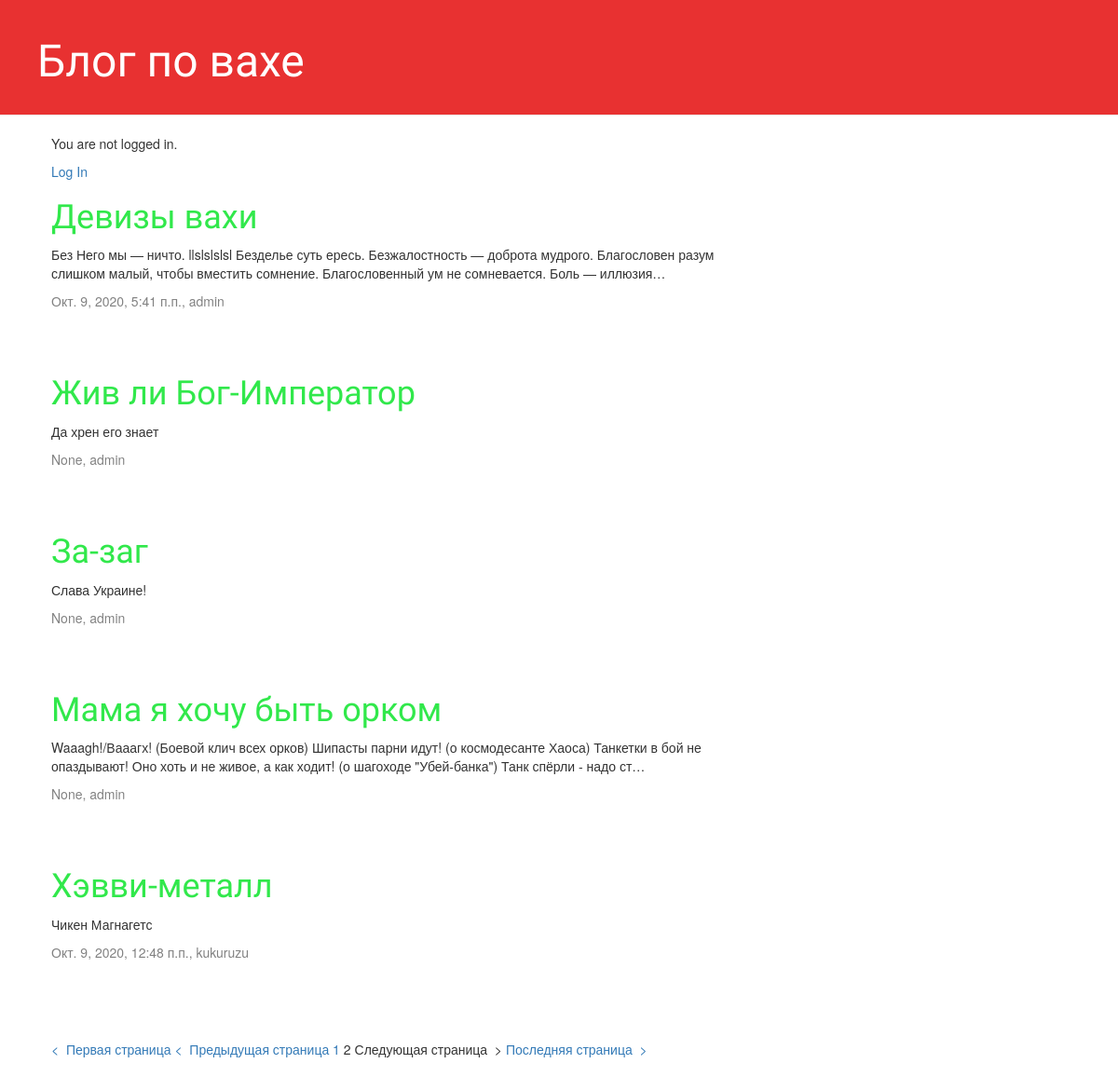
Page /?page=3 on the earlier database version.
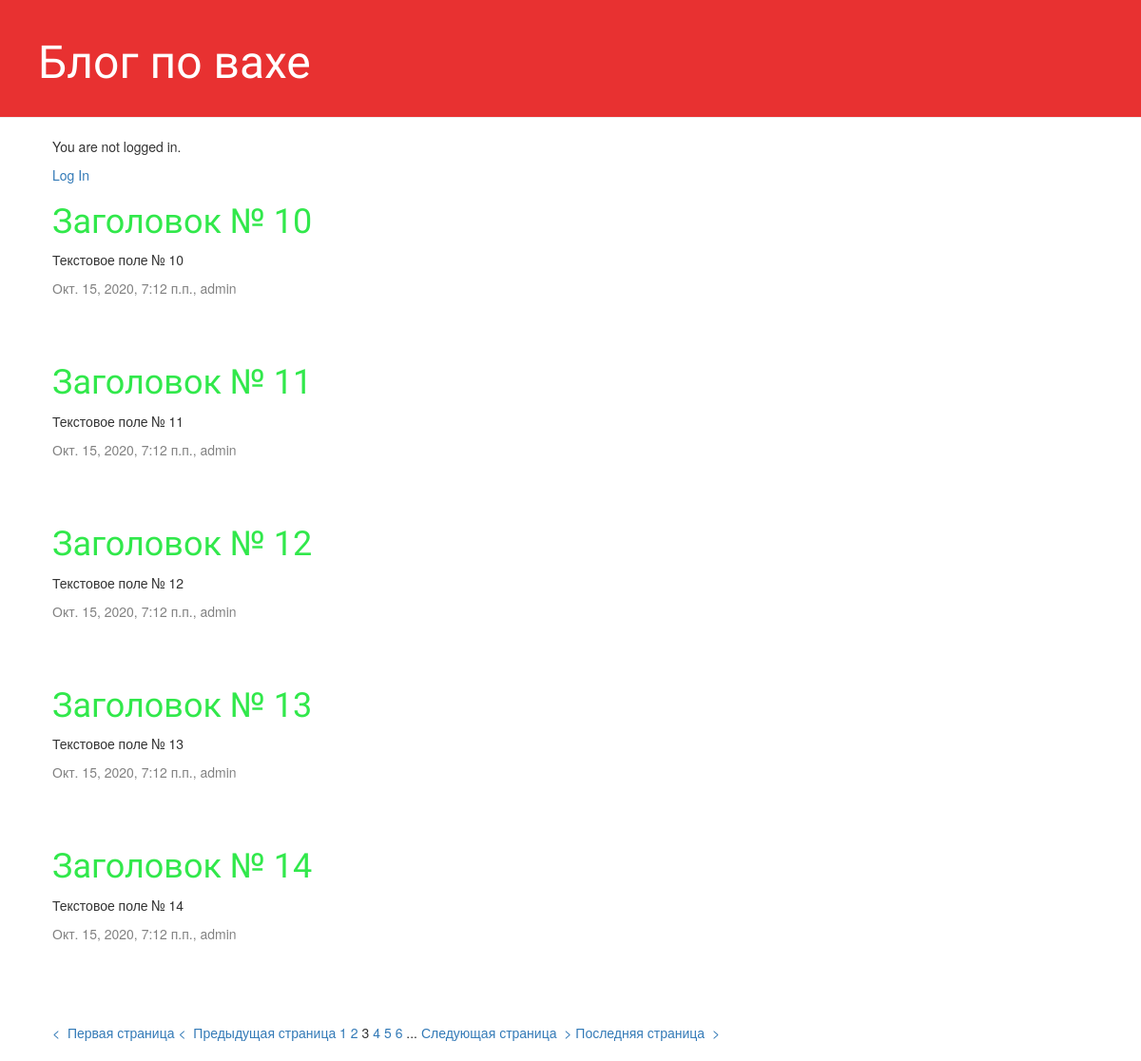
Same page on the later database version.
### blog/models.py (models this page shows, shortened)
class Post(models.Model):
    author = models.ForeignKey(settings.AUTH_USER_MODEL, on_delete=models.CASCADE)
    title = models.CharField(max_length=200)
    text = models.TextField()
    created_datetime = models.DateTimeField(default=timezone.now)
    published_date = models.DateTimeField(blank = True, null = True)

### blog/views.py (the view)
# urls.py: path('', views.post_list, name='post_list'),
def post_list(request):
    posts = Post.objects.all().order_by('title')
    paginator = Paginator(posts, 5)
    page = request.GET.get('page')
    try:
        posts = paginator.page(page)
    except PageNotAnInteger:
        posts = paginator.page(1)
    except EmptyPage:
        posts = paginator.page(paginator.num_pages)
    return render(request, 'blog/post_list.html', {'page': page, 'posts': posts, 'last_page': paginator.num_pages})

### blog/templates/blog/post_list.html (shortened to what this page needs)
{% extends 'blog/base.html' %}
{% load static %}
{% block content %}
    {% for post in posts %}
        <div class="post">
            <h1><a href="{% url 'post_detail' pk=post.pk %}">{{ post.title }}</a></h1>
            <p>{{ post.text| truncatechars:200 }}</p>
            <div class="date">
                {{ post.published_date }}, {{ post.author }}
            </div>
        </div>
    {% endfor %}
    <div class="pagination">
        <a href="?page={{ posts.first_page}}">&lt;&nbsp; Первая страница</a>
        {% if posts.has_previous %}
            <a href="?page={{ posts.previous_page_number}}">&lt;&nbsp; Предыдущая страница</a>
        {% else %}
            <span>&lt;&nbsp; Предыдущая страница</span>
        {% endif %}
        {% if posts.number|add:'-2' > 0 %}
            <a href="?page={{ posts.number|add:'-2'}}">{{ posts.number|add:'-2' }}</a>
        {% endif %}
        {% if posts.number|add:'-1' > 0 %}
            <a href="?page={{ posts.number|add:'-1'}}">{{ posts.number|add:'-1' }}</a>
        {% endif %}
        <span>{{ posts.number }}</span>
        {% if posts.number|add:'1' <= posts.next_page_number %}
            <a href="?page={{ posts.number|add:'1'}}">{{ posts.number|add:'1' }}</a>
        {% endif %}
        {% if posts.number|add:'2' <= posts.next_page_number|add:'1' %}
            <a href="?page={{ posts.number|add:'2'}}">{{ posts.number|add:'2' }}</a>
        {% endif %}
        {% if posts.number|add:'3' <= posts.next_page_number|add:'2' %}
            <a href="?page={{ posts.number|add:'3'}}">{{ posts.number|add:'3' }}</a>
        {% endif %}
        {% if posts.number|add:'4' <= posts.next_page_number|add:'3' %}
            <span class="ellipsis">...</span>
        {% endif %}
        {% if posts.has_next %}
            <a href="?page={{ posts.next_page_number }}">Следующая страница &nbsp;&gt;</a>
        {% else %}
            <span>Следующая страница &nbsp;&gt;</span>
        {% endif %}
        <a href="?page={{ last_page }}">Последняя страница &nbsp;&gt;</a>
    </div>
{% endblock %}

Differences in the rows shown:
no longer on this page (row unchanged): Post: title "Девизы вахи", text "Без Него мы — ничто. llslslslsl Безделье суть ересь. Безжалостность — доброта мудрого. Благословен разум слишком малый, чтобы вместить сомнение. Благословенный ум не сомневается. Боль — иллюзия…", published_date "Окт. 9, 2020, 5:41 п.п.", author "admin"
no longer on this page (row unchanged): Post: title "Жив ли Бог-Император", text "Да хрен его знает", published_date "None", author "admin"
no longer on this page (row unchanged): Post: title "За-заг", text "Слава Украине!", published_date "None", author "admin"
no longer on this page (row unchanged): Post: title "Мама я хочу быть орком", text "Waaagh!/Вааагх! (Боевой клич всех орков) Шипасты парни идут! (о космодесанте Хаоса) Танкетки в бой не опаздывают! Оно хоть и не живое, а как ходит! (о шагоходе \"Убей-банка\") Танк спёрли - надо ст…", published_date "None", author "admin"
no longer on this page (row unchanged): Post: title "Хэвви-металл", text "Чикен Магнагетс", published_date "Окт. 9, 2020, 12:48 п.п.", author "kukuruzu"
added Post: title "Заголовок № 10", text "Текстовое поле № 10", published_date "Окт. 15, 2020, 7:12 п.п.", author "admin"
added Post: title "Заголовок № 11", text "Текстовое поле № 11", published_date "Окт. 15, 2020, 7:12 п.п.", author "admin"
added Post: title "Заголовок № 12", text "Текстовое поле № 12", published_date "Окт. 15, 2020, 7:12 п.п.", author "admin"
added Post: title "Заголовок № 13", text "Текстовое поле № 13", published_date "Окт. 15, 2020, 7:12 п.п.", author "admin"
added Post: title "Заголовок № 14", text "Текстовое поле № 14", published_date "Окт. 15, 2020, 7:12 п.п.", author "admin"
Other differences:
{{ posts.number|add:'-2' }}: (not shown) → "1"
{{ posts.number|add:'-1' }}: "1" → "2"
{{ posts.number }}: "2" → "3"
{{ posts.number|add:'1' }}: (not shown) → "4"
{{ posts.number|add:'2' }}: (not shown) → "5"
{{ posts.number|add:'3' }}: (not shown) → "6"
